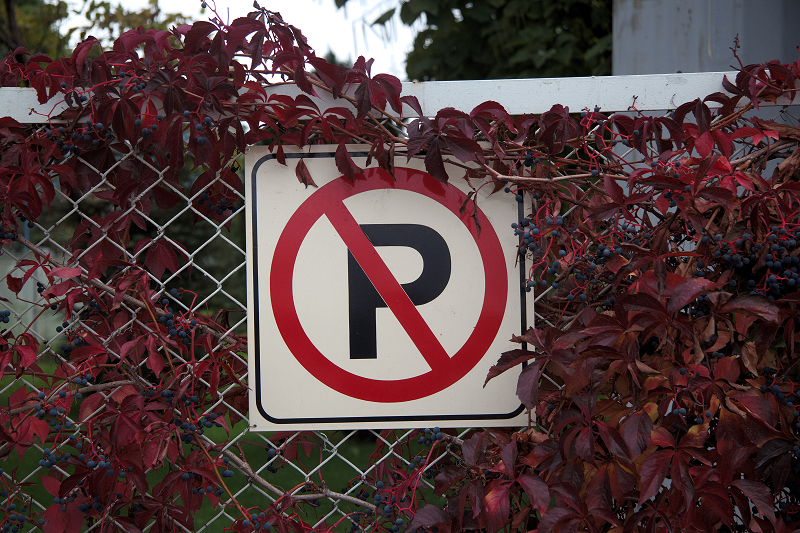
//> input picture Test.png, 800 x 533 px
$ ./main   (built with g++ and OpenCV 4)
//> lines starting //> are read from the running program, lines starting //| are printed output that depends on the picture
#include <iostream>
#include <opencv2/opencv.hpp>

using namespace std;
using namespace cv;

int main()
{
    Mat image = imread("Test.png");
//> image is the input picture: 533 rows x 800 cols, CV_8UC3; mean B, G, R 63.6, 62.9, 84.5
    if(image.empty())
    {
        cout << "Empty input image!";
        return -1;
    }

    Mat grayImg;
    cvtColor(image, grayImg, COLOR_BGR2GRAY);
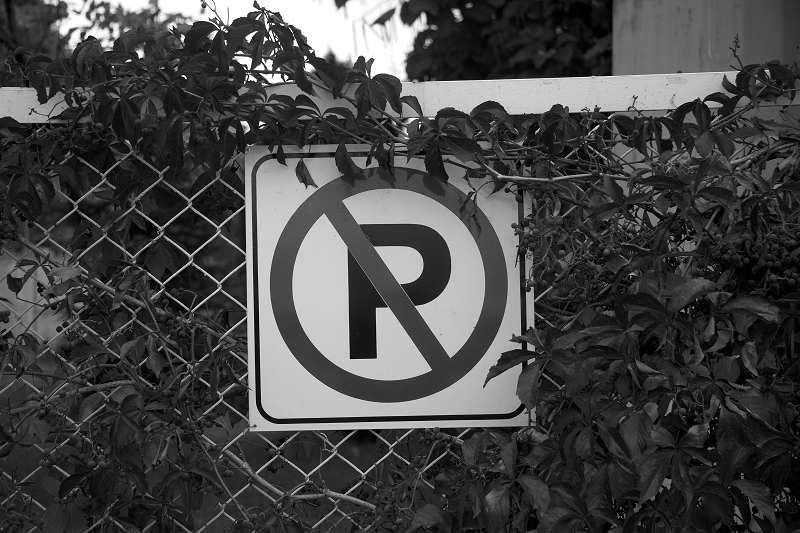
//> grayImg: 533 rows x 800 cols, CV_8UC1; min 0, max 255, mean 69.5

    int bins = 256;
    int nimages = 1;
    int channels[] = {0};
    Mat mask;
    int dims = 1;
    int histSize[] = { bins };
    float rangeGS[] = {0, 256};
    const float* ranges[] = { rangeGS };
    bool uniform = true;
    bool accumulate = false;
    Mat histogram;
    calcHist(&grayImg,
             nimages,
             channels,
             mask,
             histogram,
             dims,
             histSize,
             ranges,
             uniform,
             accumulate);
//> mask = empty; histogram = 256 values, max 7060 at index 39, min 77 at index 250, mean 1665.6

    double maxVal = 0;
    minMaxLoc(histogram,
              0,
              &maxVal,
              0,
              0);
//> maxVal = 7060

    int gRows = 533; // height
    int gCols = 800; // width
    Scalar backGroundColor = Scalar(0, 255, 255); // yellow
    Scalar graphColor = Scalar(0, 0, 0); // black
    int thickness = 2;
    LineTypes lineType = LINE_AA;

    Mat theGraph(gRows, gCols, CV_8UC(3), backGroundColor);

    Point p1(0,0), p2(0,0);
    for(int i=0; i<bins; i++)
    {
        float value = histogram.at<float>(i,0);
        value = maxVal - value; // invert
        value = value / maxVal * theGraph.rows; // scale
        line(theGraph,
             p1,
             Point(p1.x,value),
             graphColor,
             thickness,
             lineType);
        p1.y = p2.y = value;
        p2.x = float(i+1) * float(theGraph.cols) / float(bins);
        line(theGraph,
             p1, p2,
             Scalar(0,0,0));
        p1.x = p2.x;
    }
//> this loop made 256 passes
//> value on passes 1 to 3: 287.3, 423.1, 443.2
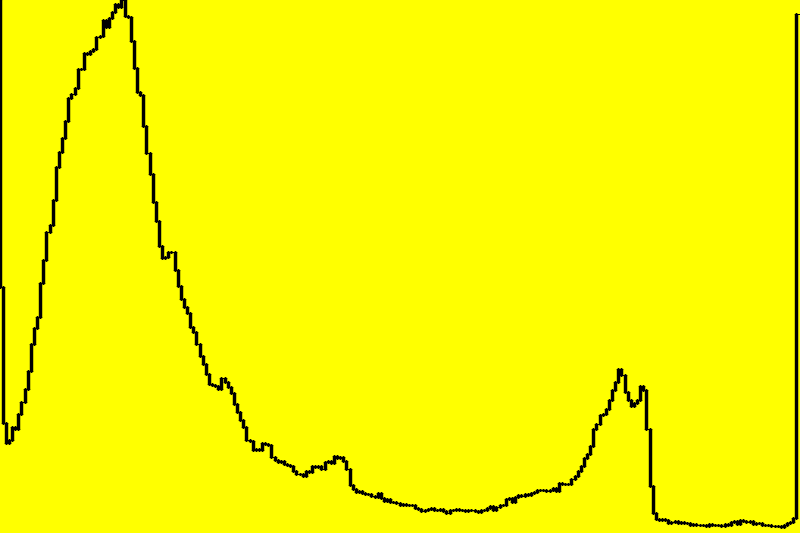
//> theGraph: 533 rows x 800 cols, CV_8UC3; mean B, G, R 0, 249.1, 249.1

    imshow("Image", grayImg);
    imshow("Histogram", theGraph);
    waitKey();

    return 0;
}

$ run again, with Sign.png copied over Test.png
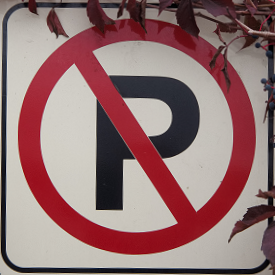
//> input picture Sign.png, 275 x 275 px
//> image is the input picture: 275 rows x 275 cols, CV_8UC3; mean B, G, R 114.3, 113.9, 147.2
//> `cvtColor(image, grayImg, COLOR_BGR2GRAY);`:
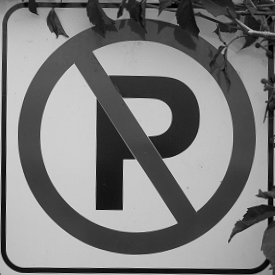
//> grayImg: 275 rows x 275 cols, CV_8UC1; min 0, max 227, mean 123.9
//> mask = empty; histogram = 256 values, max 1909 at index 206, min 0 at index 225, mean 295.4
//> maxVal = 1909
//> the loop `for(int i=0; i<bins; i++)` made 256 passes
//> value on passes 1 to 3: 529.6, 529.1, 529.1
//> after the loop `for(int i=0; i<bins; i++)`:
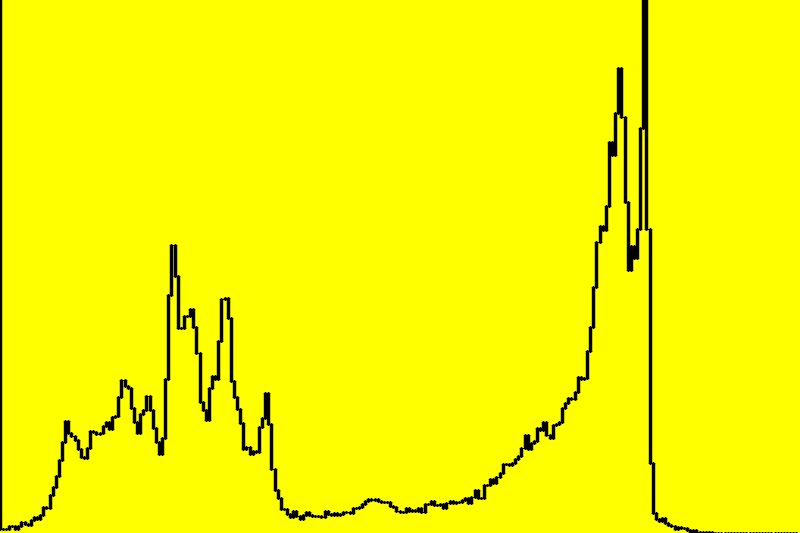
//> theGraph: 533 rows x 800 cols, CV_8UC3; mean B, G, R 0, 247.2, 247.2
